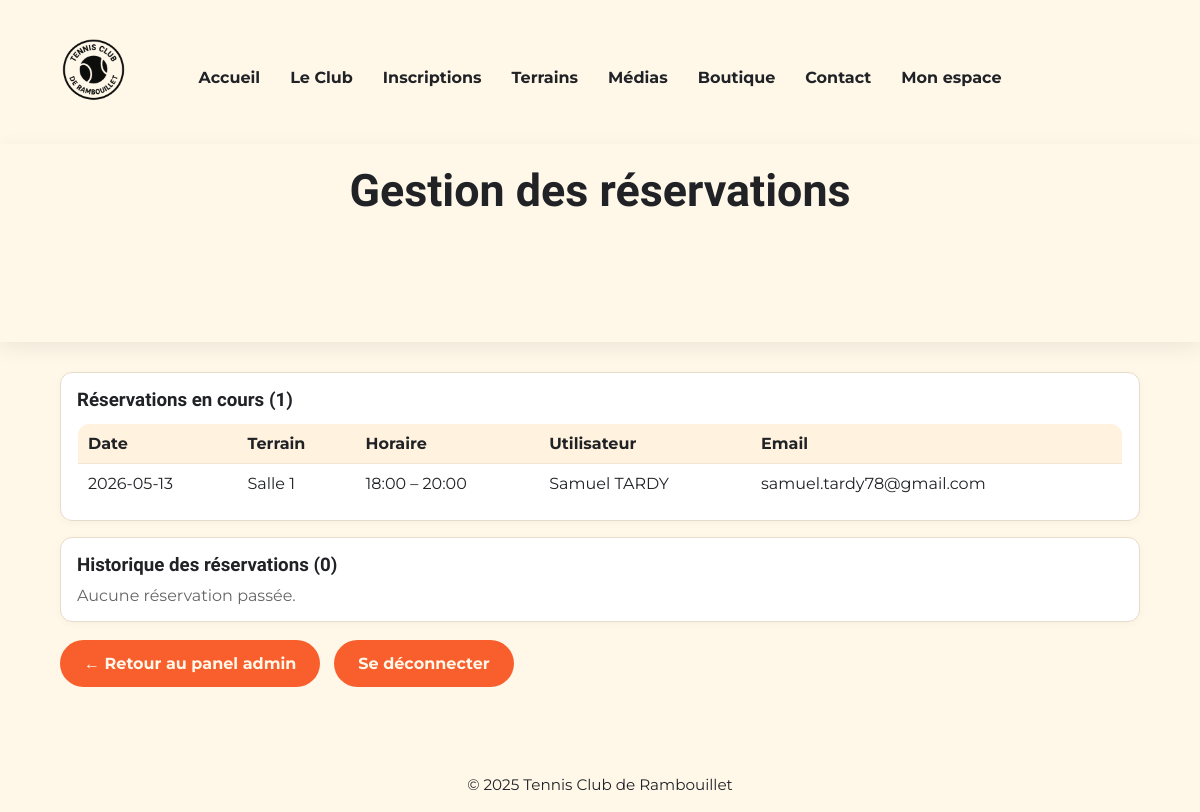
Page /php/admin-bookings.php (signed in) on the committed database.
### tables this page shows
CREATE TABLE `bookings` (
  `id` int(11) NOT NULL,
  `user_id` int(11) NOT NULL,
  `date` date NOT NULL,
  `court` varchar(50) NOT NULL,
  `start_time` time NOT NULL,
  `end_time` time NOT NULL,
  `created_at` timestamp NULL DEFAULT current_timestamp()
);

CREATE TABLE `users` (
  `id` int(11) NOT NULL,
  `email` varchar(190) NOT NULL,
  `password_hash` varchar(255) NOT NULL,
  `full_name` varchar(190) NOT NULL,
  `role` enum('Membre','Admin') NOT NULL DEFAULT 'Membre',
  `created_at` datetime NOT NULL DEFAULT current_timestamp(),
  `updated_at` datetime DEFAULT NULL
);

### php/admin-bookings.php (the view, shortened to what this page needs)
<?php
$pdo = db();
$pdo->exec("CREATE TABLE IF NOT EXISTS bookings (
  id INT AUTO_INCREMENT PRIMARY KEY,
  user_id INT NOT NULL,
  date DATE NOT NULL,
  court VARCHAR(50) NOT NULL,
  start_time TIME NOT NULL,
  end_time TIME NOT NULL,
  created_at TIMESTAMP DEFAULT CURRENT_TIMESTAMP,
  FOREIGN KEY (user_id) REFERENCES users(id) ON DELETE CASCADE,
  INDEX idx_date (date),
  INDEX idx_user_date (user_id, date)
) ENGINE=InnoDB DEFAULT CHARSET=utf8mb4");
$now = date('Y-m-d H:i:s');
$currentBookings = $pdo->query("
  SELECT b.*, u.full_name, u.email
  FROM bookings b
  JOIN users u ON b.user_id = u.id
  WHERE CONCAT(b.date, ' ', b.end_time) > '$now'
  ORDER BY b.date ASC, b.start_time ASC
")->fetchAll();
$pastBookings = $pdo->query("
  SELECT b.*, u.full_name, u.email
  FROM bookings b
  JOIN users u ON b.user_id = u.id
  WHERE CONCAT(b.date, ' ', b.end_time) <= '$now'
  ORDER BY b.date DESC, b.start_time DESC
")->fetchAll();
?>
<!DOCTYPE html>
<html lang="fr"><head>
  <link rel="stylesheet" href="/tennis-club-rambouillet/css/style.css">
  <link rel="stylesheet" href="/tennis-club-rambouillet/css/admin.css">
</head><body>
  <header><div class="container header-flex">
    <a href="/tennis-club-rambouillet/index.html"><img src="/tennis-club-rambouillet/img/logo.png" alt="Logo" class="logo"></a>
    <nav><ul>
      <li><a href="/tennis-club-rambouillet/index.html">Accueil</a></li>
      <li><a href="/tennis-club-rambouillet/le-club.html">Le Club</a></li>
      <li><a href="/tennis-club-rambouillet/inscriptions.html">Inscriptions</a></li>
      <li><a href="/tennis-club-rambouillet/terrains.php">Terrains</a></li>
      <li><a href="/tennis-club-rambouillet/php/medias.php">Médias</a></li>
      <li><a href="/tennis-club-rambouillet/boutique.html">Boutique</a></li>
      <li><a href="/tennis-club-rambouillet/contact.html">Contact</a></li>
      <li><a href="/tennis-club-rambouillet/php/dashboard.php">Mon espace</a></li>
    </ul></nav>
  </div></header>
  <section class="hero"><div class="container"><h1>Gestion des réservations</h1><p><a href="/tennis-club-rambouillet/php/admin.php" style="color:#FFF8E9;text-decoration:underline">← Retour au panel admin</a></p></div></section>
  <main class="admin"><div class="container">
    <section class="card" style="margin-bottom:16px">
      <h3>Réservations en cours (<?php echo count($currentBookings); ?>)</h3>
      <?php if(empty($currentBookings)): ?>
        <p style="color:#666;margin-top:8px">Aucune réservation en cours.</p>
      <?php else: ?>
        <table class="table" style="margin-top:12px">
          <thead>
            <tr>
              <th>Date</th>
              <th>Terrain</th>
              <th>Horaire</th>
              <th>Utilisateur</th>
              <th>Email</th>
            </tr>
          </thead>
          <tbody>
            <?php foreach($currentBookings as $b): ?>
              <tr>
                <td><?php echo htmlspecialchars($b['date']); ?></td>
                <td><?php echo htmlspecialchars($b['court']); ?></td>
                <td><?php echo substr($b['start_time'],0,5); ?> – <?php echo substr($b['end_time'],0,5); ?></td>
                <td><?php echo htmlspecialchars($b['full_name']); ?></td>
                <td><?php echo htmlspecialchars($b['email']); ?></td>
              </tr>
            <?php endforeach; ?>
          </tbody>
        </table>
      <?php endif; ?>
    </section>
    <section class="card">
      <h3>Historique des réservations (<?php echo count($pastBookings); ?>)</h3>
      <?php if(empty($pastBookings)): ?>
        <p style="color:#666;margin-top:8px">Aucune réservation passée.</p>
      <?php endif; ?>
    </section>
    <div class="form-row" style="margin-top:16px">
      <a class="btn" href="/tennis-club-rambouillet/php/admin.php">← Retour au panel admin</a>
      <a class="btn" href="/tennis-club-rambouillet/php/logout.php">Se déconnecter</a>
    </div>
  </div></main>
  <footer><div class="container"><p>&copy; 2025 Tennis Club de Rambouillet</p></div></footer>
</body></html>

### css/style.css (style rules this page uses)
* { margin: 0; padding: 0; box-sizing: border-box; }
body { font-family: 'Montserrat', Arial, sans-serif; background: #FFF8E9; color: #202226; }
p { background: transparent; }
h1, h2, h3, h4, h5, h6 { font-family: 'Barlow Semi Condensed', Arial, sans-serif; font-weight: 600; }
h1 { font-size: 2.8rem; margin-bottom: 15px; }
.container { width: 90%; max-width: 1100px; margin: 0 auto; }
header { background: #FFF8E9; color: #202226; padding: 20px 0; }
.header-flex { display: flex; align-items: center; justify-content: flex-start; position: relative; }
.header-flex nav { position: absolute; left: 50%; transform: translateX(-50%); }
header .logo { height: 100px; width: auto; margin-right: 25px; transition: transform 0.2s; }
nav ul { list-style: none; display: flex; gap: 30px; margin-top: 10px; white-space: nowrap; }
nav a { color: #202226; text-decoration: none; font-weight: bold; font-family: 'Montserrat', Arial, sans-serif; transition: color .2s; }
.hero { background: #FFF8E9; color: #202226; text-align: center; padding: 20px 0 60px 0; box-shadow: 0 6px 20px rgba(0,0,0,0.07); }
.hero h1 { font-size: 2.8rem; margin-bottom: 15px; }
.hero p { font-size: 1.3rem; margin-bottom: 25px; }
footer { background: #FFF8E9; color: #202226; text-align: center; padding: 18px 0; margin-top: 40px; border-radius: 0 0 10px 10px; font-size: .95rem; }

### css/admin.css (style rules this page uses)
.admin { padding: 30px 0; }
.card { background: white; border: 1px solid #e7dcc9; border-radius: 12px; padding: 16px; box-shadow: 0 2px 8px rgba(0,0,0,.03); margin-bottom: 18px; }
.admin .card h3 { margin-bottom: 10px; }
.table { width: 100%; border-collapse: collapse; background: white; border: 1px solid #e7dcc9; border-radius: 12px; overflow: hidden; }
.table th, .table td { padding: 10px; border-bottom: 1px solid #f0e6d3; text-align: left; }
.table th { background: #fff3df; }
.form-row { display: flex; gap: 14px; flex-wrap: wrap; }
.btn { display: inline-block; background: #F95E2D; color: #FFF8E9; font-weight: bold; font-family: 'Montserrat', Arial, sans-serif; font-size: 1rem; padding: 12px 22px; border-radius: 30px; border: 2px solid transparent; text-decoration: none; cursor: pointer; transition: .2s; }

### rows in the picture
bookings: date "2026-05-13", court "Salle 1", start_time "18:00", end_time "20:00", user.full_name "Samuel TARDY", user.email "samuel.tardy78@gmail.com"

### other values in the picture
count($currentBookings) "1"
count($pastBookings) "0"
